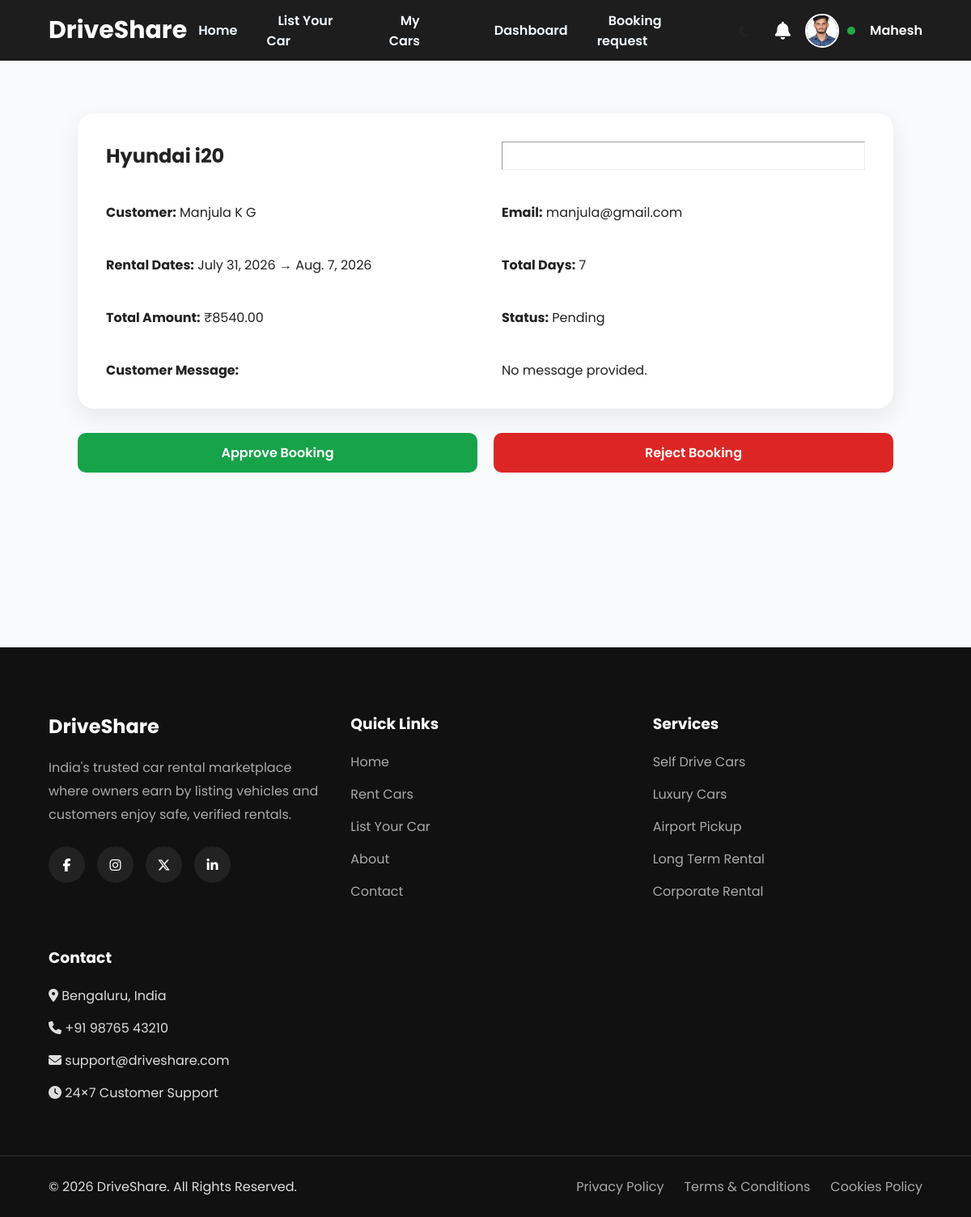
Screenshot of /bookings/owner-booking/10/ (signed in) with the database file from the repository.
### accounts/models.py (models this page shows, shortened)
class CustomUser(AbstractUser):
    USER_TYPES = (
        ('customer', 'Customer'),
        ('owner', 'Car Owner'),
        ('admin', 'Admin'),
    )
    user_type = models.CharField(
        max_length=20,
        choices=USER_TYPES,
        default='customer'
    )
    phone_number = models.CharField(
        max_length=15,
        blank=True
    )
    profile_picture = models.ImageField(
        upload_to='profile_pictures/',
        blank=True,
        null=True
    )

### bookings/models.py (models this page shows, shortened)
class Booking(models.Model):
    STATUS_CHOICES = (
        ("Pending", "Pending"),
        ("Approved", "Approved"),
        ("Rejected", "Rejected"),
        ("Cancelled", "Cancelled"),
        ("Completed", "Completed"),
    )
    customer = models.ForeignKey(
        CustomUser,
        on_delete=models.CASCADE,
        related_name="customer_bookings"
    )
    car = models.ForeignKey(
        Car,
        on_delete=models.CASCADE,
        related_name="bookings"
    )
    start_date = models.DateField()
    end_date = models.DateField()
    total_days = models.PositiveIntegerField()
    total_amount = models.DecimalField(
        max_digits=10,
        decimal_places=2
    )
    booking_status = models.CharField(
        max_length=20,
        choices=STATUS_CHOICES,
        default="Pending"
    )
    customer_message = models.TextField(
        blank=True
    )
    owner_message = models.TextField(
        blank=True
    )
    booked_at = models.DateTimeField(
        auto_now_add=True
    )
    updated_at = models.DateTimeField(
        auto_now=True
    )
    approved_at = models.DateTimeField(
    null=True,
    blank=True
)
    completed_at = models.DateTimeField(
    null=True,
    blank=True
)

### cars/models.py (models this page shows, shortened)
class Car(models.Model):
    FUEL_TYPES = [
        ("Petrol", "Petrol"),
        ("Diesel", "Diesel"),
        ("Electric", "Electric"),
        ("Hybrid", "Hybrid"),
        ("CNG", "CNG"),
    ]
    TRANSMISSION_TYPES = [
        ("Manual", "Manual"),
        ("Automatic", "Automatic"),
    ]
    STATUS_CHOICES = [
        ("Pending", "Pending"),
        ("Approved", "Approved"),
        ("Rejected", "Rejected"),
    ]
    owner = models.ForeignKey(
        CustomUser,
        on_delete=models.CASCADE,
        related_name="cars"
    )
    title = models.CharField(max_length=150)
    brand = models.CharField(max_length=100)
    model = models.CharField(max_length=100)
    year = models.PositiveIntegerField()
    color = models.CharField(max_length=50)
    seats = models.PositiveIntegerField()
    fuel_type = models.CharField(
        max_length=20,
        choices=FUEL_TYPES
    )
    transmission = models.CharField(
        max_length=20,
        choices=TRANSMISSION_TYPES
    )
    price_per_day = models.DecimalField(
        max_digits=10,
        decimal_places=2
    )
    city = models.CharField(max_length=100)
    description = models.TextField()
    is_available = models.BooleanField(default=True)
    approval_status = models.CharField(
        max_length=20,
        choices=STATUS_CHOICES,
        default="Pending"
    )
    rejection_reason = models.TextField(
    blank=True,
    null=True
)
    created_at = models.DateTimeField(auto_now_add=True)
    updated_at = models.DateTimeField(auto_now=True)

### bookings/views.py (the view)
@login_required
@owner_required
def owner_booking_details(request, booking_id):
    booking = get_object_or_404(
        Booking,
        id=booking_id,
        car__owner=request.user
    )
    return render(
        request,
        "bookings/owner_booking_details.html",
        {
            "booking": booking,
        }
    )

### notifications/context_processors.py (called while the page is built)
def notification_count(request):
    if request.user.is_authenticated:
        return {
            "notification_count":
            request.user.notifications.filter(
                is_read=False
            ).count()
        }
    return {
        "notification_count": 0
    }

### templates/bookings/owner_booking_details.html (shortened to what this page needs)
{% extends "base.html" %}
{% block content %}
<section class="booking-details-page">
    <div class="booking-details-container">
        <h1>{{ booking.car.title }}</h1>
        <hr>
        <p><strong>Customer:</strong> {{ booking.customer.get_full_name|default:booking.customer.username }}</p>
        <p><strong>Email:</strong> {{ booking.customer.email }}</p>
        <p><strong>Rental Dates:</strong> {{ booking.start_date }} → {{ booking.end_date }}</p>
        <p><strong>Total Days:</strong> {{ booking.total_days }}</p>
        <p><strong>Total Amount:</strong> ₹{{ booking.total_amount }}</p>
        <p><strong>Status:</strong> {{ booking.booking_status }}</p>
        <p><strong>Customer Message:</strong></p>
        <p>{{ booking.customer_message|default:"No message provided." }}</p>
    </div>
    {% if booking.booking_status == "Pending" %}
<div class="booking-actions">
    <a href="{% url 'approve_booking' booking.id %}"
       class="approve-btn"
       onclick="return confirm('Approve this booking?');">
        Approve Booking
    </a>
    <a href="{% url 'reject_booking' booking.id %}"
       class="reject-btn"
       onclick="return confirm('Reject this booking?');">
        Reject Booking
    </a>
</div>
{% endif %}
</section>
{% endblock %}

### templates/navbar.html (shortened to what this page needs)
<nav class="navbar">
    <div class="logo">
        <a href="/">DriveShare</a>
    </div>
    <ul class="nav-links">
    <li>
    <a href="/"
       class="{% if request.path == '/' %}active{% endif %}">
        Home
    </a>
</li>
    {% if user.is_authenticated %}
        {% if user.user_type == "customer" %}
            <li>
    <a href="{% url 'browse_cars' %}"
       class="{% if '/cars/' in request.path %}active{% endif %}">
        Rent Cars
    </a>
</li>
<li>
    <a href="{% url 'my_bookings' %}"
       class="{% if '/bookings/' in request.path %}active{% endif %}">
        My Bookings
    </a>
</li>
<li>
    <a href="{% url 'customer_dashboard' %}"
       class="{% if request.path == '/dashboard/customer/' %}active{% endif %}">
        Dashboard
    </a>
</li>
<li>
    <a href="{% url 'wishlist' %}" class="{% if request.path == '/cars/wishlist/' %}active{% endif %}">
        <i class="fas fa-heart"></i>
        Wishlist
{% if user.is_authenticated and user.user_type == "customer" %}
<span class="wishlist-count">
{{ user.wishlist_items.count }}
</span>
{% endif %}
    </a>
</li>
        {% elif user.user_type == "owner" %}
            <li>
    <a href="{% url 'add_car' %}"
       class="{% if '/cars/add/' in request.path %}active{% endif %}">
        List Your Car
    </a>
</li>
<li>
    <a href="{% url 'my_cars' %}"
       class="{% if '/cars/my/' in request.path %}active{% endif %}">
        My Cars
    </a>
</li>
<li>
    <a href="{% url 'owner_dashboard' %}"
       class="{% if request.path == '/dashboard/owner/' %}active{% endif %}">
        Dashboard
    </a>
</li>
<li>
    <a href="{% url 'owner_bookings' %}"
       class="{% if request.path == '/bookings/owner-bookings/' %}active{% endif %}">
        Booking request
    </a>
</li>
        {% endif %}
    {% else %}
        <li><a href="{% url 'browse_cars' %}">Rent Car</a></li>
        <li><a href="{% url 'signup' %}">List Your Car</a></li>
        <li><a href="{% url 'about' %}">About</a></li>
        <li><a href="{% url 'contact' %}">Contact</a></li>
    {% endif %}
</ul>
   <div class="auth-buttons">
{% if user.is_authenticated %}
    <div class="theme-toggle" id="themeToggle">
        <i class="fas fa-moon"></i>
    </div>
    <div class="notification-icon">
        <a href="{% url 'notifications' %}">
            <i class="fas fa-bell"></i>
        </a>
    </div>
    <div class="user-profile" id="userProfile">
        {% if user.profile_picture %}
            <img src="{{ user.profile_picture.url }}" class="nav-profile-img">
        {% else %}
            {% load static %}
        {% endif %}
        {% if user.user_type == "customer" %}
            {% if user.customer_profile.verification_status == "Approved" %}
                <span class="status-dot approved"></span>
            {% elif user.customer_profile.verification_status == "Pending" %}
                <span class="status-dot pending"></span>
            {% else %}
                <span class="status-dot rejected"></span>
            {% endif %}
        {% elif user.user_type == "owner" %}
            {% if user.owner_profile.verification_status == "Approved" %}
                <span class="status-dot approved"></span>
            {% elif user.owner_profile.verification_status == "Pending" %}
                <span class="status-dot pending"></span>
            {% else %}
                <span class="status-dot rejected"></span>
            {% endif %}
        {% endif %}
        <span class="user-name">
            {{ user.first_name }}
        </span>
    </div>
{% endif %}
</div>
</nav>

### static/css/style.css (style rules this page uses)
* { margin:0; padding:0; box-sizing:border-box; font-family:'Poppins',sans-serif; }
* { transition: color .25s ease, background-color .25s ease, border-color .25s ease, box-shadow .25s ease, transform .25s ease; }
html { scroll-behavior:smooth; }
body { background:#f7f7f7; color:#222; }
a { text-decoration:none; }
ul { list-style:none; }
button, a { transition:.3s; }

### static/css/navbar.css (style rules this page uses)
.navbar { position:fixed; top:0; left:0; width:100%; height:75px; padding:0 40px; display:flex; justify-content:space-between; align-items:center; background:rgba(17,17,17,.95); backdrop-filter:blur(12px); z-index:9999; }
.navbar { transition: background .35s ease, box-shadow .35s ease, padding .35s ease; }
.logo a { font-size:30px; font-weight:700; color:white; }
.nav-links { display:flex; align-items:center; gap:22px; list-style:none; margin:0; padding:0; }
.nav-links a { color:aliceblue; font-size:16px; font-weight:600; text-decoration:none; padding:8px 14px; border-radius:8px; transition:.3s; }
.auth-buttons { display:flex; align-items:center; gap:18px; flex-shrink:0; }
.user-profile { position:relative; display:flex; align-items:center; gap:10px; cursor:pointer; }
.nav-profile-img { width:42px; height:42px; border-radius:50%; object-fit:cover; border:2px solid white; }
.user-name { color:white; font-weight:600; white-space:nowrap; }
.notification-icon { position:relative; display:flex; align-items:center; justify-content:center; }
.notification-icon a { color:#fff; font-size:22px; text-decoration:none; position:relative; display:flex; align-items:center; justify-content:center; }
.notification-icon i { transition:.3s; }
.status-dot { width:10px; height:10px; border-radius:50%; display:inline-block; margin-right:8px; }
.status-dot.approved { background:#28a745; }
.nav-profile-img { transition:all .3s ease; }
.notification-icon i { transition:all .3s ease; }
.theme-toggle { width:42px; height:42px; display:flex; align-items:center; justify-content:center; border-radius:50%; cursor:pointer; transition:.3s; }
.theme-toggle i { transition:.3s; }

### static/css/responsive.css (style rules this page uses)
@media (max-width:1200px) { .navbar { padding:18px 5%; } }

### static/css/bookings.css (style rules this page uses)
.approved { background:#16a34a; }
.booking-actions { margin-top:20px; }
.booking-actions a { display:block; text-align:center; }
.booking-details-page { padding:140px 8% 80px; background:#f8fafc; min-height:100vh; }
.booking-details-container { display:grid; grid-template-columns:1fr 1fr; gap:40px; background:#fff; border-radius:20px; padding:35px; box-shadow:0 10px 30px rgba(0,0,0,.08); }
.booking-actions { display:flex; gap:12px; margin-top:20px; }
.booking-actions a { flex:1; text-align:center; padding:12px; border-radius:10px; text-decoration:none; font-weight:600; }
.booking-actions { display:flex; gap:20px; margin-top:30px; }
.approve-btn, .reject-btn { flex:1; text-align:center; padding:14px; border-radius:10px; color:white; text-decoration:none; font-weight:600; transition:.3s; }
.approve-btn { background:#16a34a; }
.reject-btn { background:#dc2626; }

### rows the page displays
CustomUser: profile_picture (picture), first_name "Mahesh"
Booking: car "Hyundai i20", customer.get_full_name "Manjula K G", customer.email "manjula@gmail.com", start_date "July 31, 2026", end_date "Aug. 7, 2026", total_days "7", total_amount "8540.00", booking_status "Pending", customer_message "No message provided."
